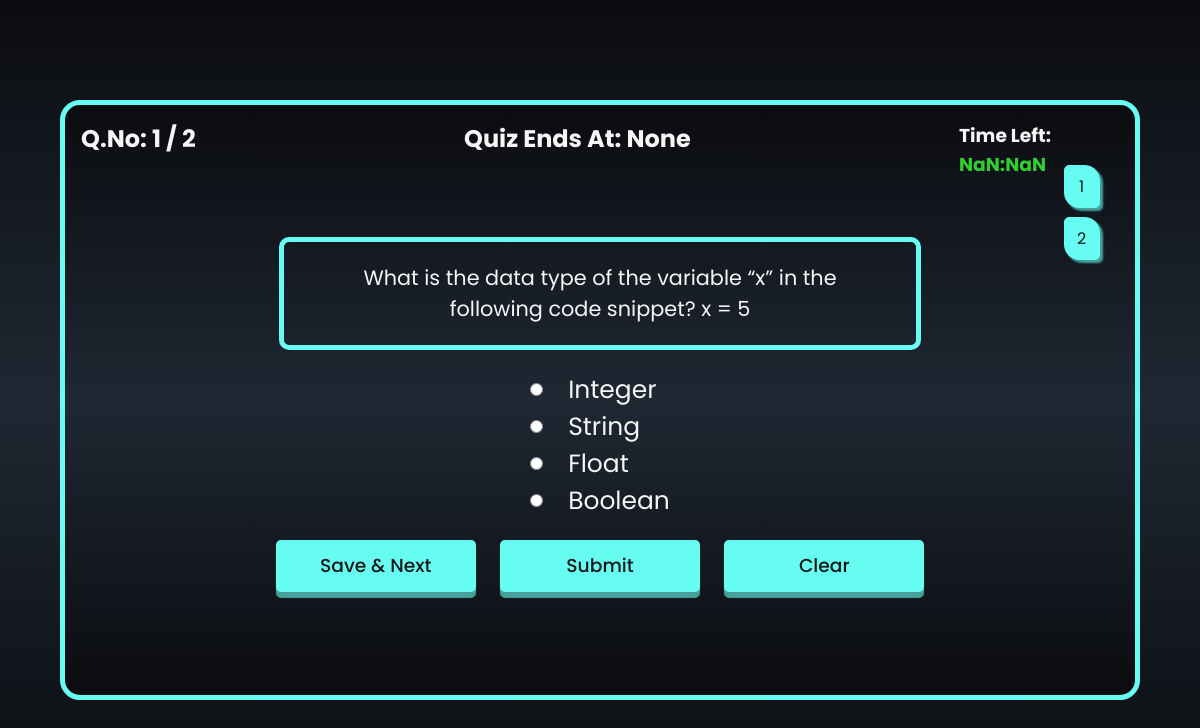
Page /quiz_question/1/1 (signed in) on the committed database.
### models/models.py (models this page shows)
class Question(db.Model):
  id = db.Column(db.Integer, primary_key=True, nullable=False)
  question_title = db.Column(db.String(255), nullable=False)
  question = db.Column(db.String(120), nullable=False)
  option_1 = db.Column(db.String(120), nullable=False)
  option_2 = db.Column(db.String(120), nullable=False)
  option_3 = db.Column(db.String(120), nullable=False)
  option_4 = db.Column(db.String(120), nullable=False)
  correct_answer = db.Column(db.String(120), nullable=False)
  marks = db.Column(db.Integer(), nullable = False)
  chapter_id = db.Column(db.Integer, db.ForeignKey('chapter.id'), nullable = False)
  quiz_id = db.Column(db.Integer, db.ForeignKey('quiz.id'), nullable = False)

class Userattempt(db.Model):
  id = db.Column(db.Integer, primary_key=True, nullable=False)
  user_id = db.Column(db.Integer(), db.ForeignKey('user.id', ondelete='CASCADE'), nullable=False)
  quiz_id = db.Column(db.Integer(), db.ForeignKey('quiz.id', ondelete='CASCADE'), nullable=False)
  question_id = db.Column(db.Integer, db.ForeignKey('question.id'), nullable = False)
  user_answer = db.Column(db.String())

### controllers/routes.py (the view, shortened to what this page needs)
@login_required
@app.route("/quiz_question/<int:quiz_id>/<int:question_id>", methods=['GET', 'POST'])
def quiz_question(quiz_id, question_id):
    email = session.get('email')
    user = User.query.filter_by(email=email).first()
    quiz = Quiz.query.filter_by(id=quiz_id).first()
    question = Question.query.filter_by(id=question_id).first()
    if not user or not quiz or not question:
        flash("Invalid quiz or question!", "error")
        return redirect(url_for("user_dashboard"))
    index_num = quiz.questions.index(question)
    attempt = Userattempt.query.filter_by(user_id=user.id, question_id=question.id).one_or_none()
    score = Scores.query.filter_by(user_id=user.id, quiz_id=quiz_id).first()
    return render_template("question.html", quiz=quiz, question=question, num=index_num + 1,
                           end_time=session.get("format_time"), isotime=session.get("isotime"), attempt=attempt)

### templates/question.html (shortened to what this page needs)
{% extends 'base.html' %}
{% block content %}
    {% if attempt is not none %}
    <div class="container">
        <div class="head">
            <h2>Q.No: {{num}} / {{quiz.questions | length}}</h2>
            <h2>Quiz Ends At: <span id="endTime">{{ end_time }}</span></h2>
            <h3>Time Left: <span id="timer"></span></h3>
        </div>
        <div class="question-container">
            <div class="question">
                {{question.question | capitalize }}
            </div>
            <div class="option">
            <form style="font-size: larger;" method="post" action="/quiz_question/{{quiz.id}}/{{question.id}}">
                <div class="options-div">
                    <input type="radio" name="option" id="option_1" value="{{question.option_1}}"
                     {% if attempt.user_answer == question.option_1 %}checked{% endif %}>
                     <label for="option_1">{{question.option_1}}</label>
                </div>
                <div class="options-div">
                    <input type="radio" name="option" id="option_2" value="{{question.option_2}}"
                     {% if attempt.user_answer == question.option_2 %}checked{% endif %}>
                     <label for="option_2">{{question.option_2}}</label>
                </div>
                <div class="options-div">
                    <input type="radio" name="option" id="option_3" value="{{question.option_3}}"
                     {% if attempt.user_answer == question.option_3 %}checked{% endif %}>
                    <label for="option_3">{{question.option_3}}</label>
                </div>
                <div class="options-div">
                    <input type="radio" name="option" id="option_4" value="{{question.option_4}}"
                     {% if attempt.user_answer == question.option_4 %}checked{% endif %}>
                    <label for="option_4">{{question.option_4}}</label>
                </div>
            </div>
            <div class="btn">
                <button type="submit" name="action" class="button" value="save_next">Save & Next</button>
                <button type="submit" name="action" class="button" value="submit">Submit</button>
                <button type="submit" name="action" class="button" value="clear">Clear</button>
            </div>
            <div class="question-number">
                {% for question in quiz.questions %}
                    <a href="/quiz_question/{{quiz.id}}/{{question.id}}">{{loop.index}}</a>
                {% endfor %}
            </div>
        </div>
    </div>
    {% endif %}
{% endblock %}

### static/styles.css (style rules this page uses)
* { padding: 0; margin: 0; outline: 0; list-style: none; text-decoration: none; font-family: 'Poppins', 'system-ui'; box-sizing: border-box; }
:root { --accent-color:#66fcf1; --box-shadow :#45a29e; --text-color :whitesmoke; --light-shade :#1f2833; --dark-shade :#181818; --background:linear-gradient(#0b0c10,#1f2833,#0b0c10); }
body { overflow-x: hidden; width: 100vw; height: 100vh; background:var(--background); background-repeat: no-repeat; background-size: cover; background-attachment: fixed; display: flex; justify-content: center; align-items: center; color: var(--text-color); }
.button { border:2px solid var(--accent-color); cursor: pointer; box-shadow: 0 6px 1px var(--box-shadow); transition: all 250ms ease; border-radius: 5px; background-color: var(--accent-color); color: var(--dark-shade); font-size: 0.9em; font-weight: 500; }
a { color: var(--text-color); text-align: center; padding: 0.8em; margin-top: 1.5em; }

### rows in the picture
Question: question "What is the data type of the variable “x” in the following code snippet? x = 5", option_1 "Integer", option_2 "String", option_3 "Float", option_4 "Boolean"
Userattempt: user_answer "☐ Integer", user_answer "☐ String", user_answer "☐ Float", user_answer "☐ Boolean"

### other values in the picture
{{ num }} "1"
{{ quiz.questions | length }} "2"
{{ end_time }} "None"
